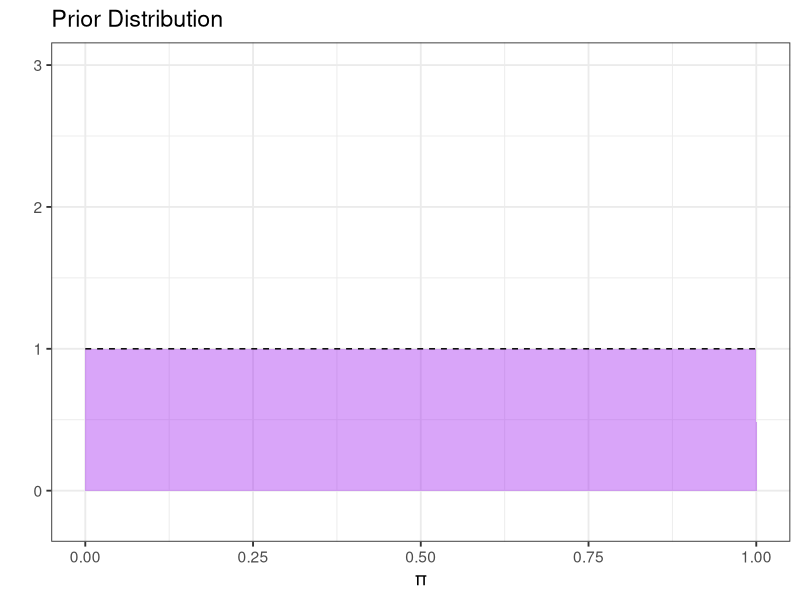
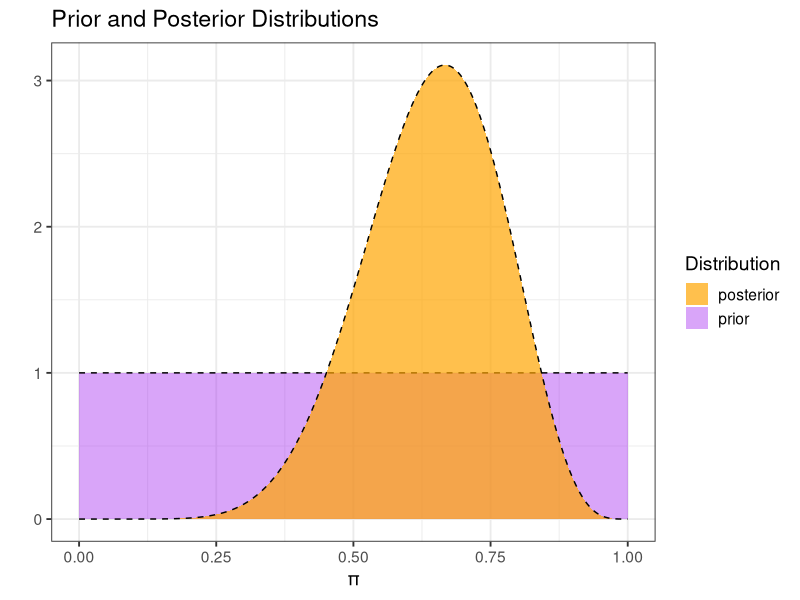

These figures' R source, in order:
## ---- chunk 1
knitr::opts_chunk$set(echo = TRUE)
options(kable_styling_bootstrap_options = c("hover", "striped"))

library(tidyverse)
library(kableExtra)

theme_set(theme_bw(base_size = 14))
## ---- chunk 2
alpha <- 1
beta <- 1
#Fewer points results in more jagged pictures
grid_pts <- 500

#Create prior distribution 
my_dists <- tibble(
  pi = seq(0, 1, length.out = grid_pts), #possible proportion values
  prior_prob = dbeta(pi, alpha, beta) #prior probability
)

#Plot prior distribution
my_dists %>%
  ggplot() + 
  geom_area(aes(x = pi, y = prior_prob), 
            fill = "purple", alpha = 0.4) + 
  geom_line(aes(x = pi, y = prior_prob),
            linetype = "dashed") + 
  labs(
    title = "Prior Distribution",
    x = "π",
    y = ""
  ) + 
  ylim(c(-0.2, 3))
## ---- chunk 3
num_frogs <- 12
set.seed(071524)
my_data <- tibble(
  frog_number = 1:num_frogs,
  status = sample(c("positive", "negative"), 
                  size = num_frogs,
                  prob = c(0.7, 0.3), 
                  replace = TRUE)
)

num_pos <- my_data %>%
  filter(status == "positive") %>%
  nrow()

print(paste0("Of the ", num_frogs, 
             " frogs observed, the number positive for Chytrid fungus was ", 
             num_pos, "."))
## ---- chunk 4
#Construct the posterior
my_dists <- my_dists %>%
  mutate(
    #Compute likelihood using binomial distribution
    likelihood = choose(num_frogs, num_pos)*pi^num_pos*(1 - pi)^(num_frogs - num_pos), 
    #Compute posterior as likelihood*prior
    post_prob = likelihood*prior_prob,
    #Normalize posterior
    post_prob_normalized = post_prob/(sum(post_prob)*1/grid_pts))

#Plot prior and posterior
my_dists %>%
  ggplot() + 
  geom_area(aes(x = pi, y = prior_prob, fill = "prior"), 
            alpha = 0.4) + 
  geom_line(aes(x = pi, y = prior_prob),
            linetype = "dashed") + 
  geom_area(aes(x = pi, y = post_prob_normalized, fill = "posterior"), 
            alpha = 0.7) + 
  geom_line(aes(x = pi, y = post_prob_normalized),
            linetype = "dashed") +
  labs(
    title = "Prior and Posterior Distributions",
    x = "π",
    y = "",
    fill = "Distribution"
  ) +
  scale_fill_manual(values = c("prior" = "purple", "posterior" = "orange"))
## ---- chunk 5
#Extract Bounds
bounds <- my_dists %>%
  #Calculate cumulative posterior probability
  mutate(post_percentile = cumsum(post_prob_normalized*(1/grid_pts))) %>%
  #Find distances between 2.5th and 97.5th percentiles
  mutate(from_lower = abs(post_percentile - 0.025),
         from_upper = abs(post_percentile - 0.975)) %>%
  #Extract rows with cumulative posterior probability closest to 2.5 or 97.5
  filter((from_lower == min(from_lower)) | (from_upper == min(from_upper)))

#Print out the Bounds
bounds %>% 
  kable() %>%
  kable_styling(bootstrap_options = c("hover", "striped"))
